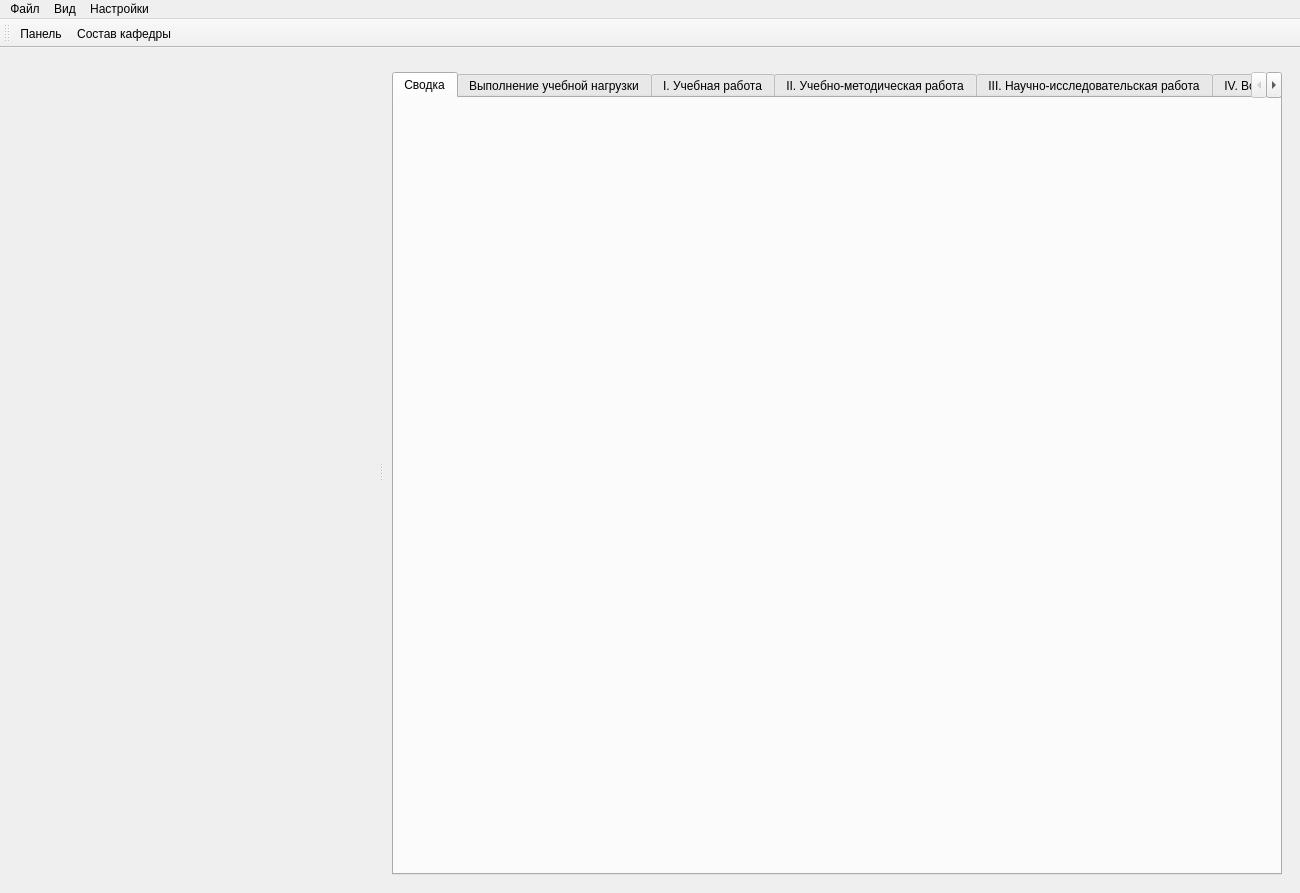
<?xml version="1.0" encoding="UTF-8"?>
<ui version="4.0">
 <class>MainWindow</class>
 <widget class="QMainWindow" name="MainWindow">
  <property name="geometry">
   <rect>
    <x>0</x>
    <y>0</y>
    <width>1300</width>
    <height>893</height>
   </rect>
  </property>
  <property name="windowTitle">
   <string>Индивидуальный план</string>
  </property>
  <property name="windowIcon">
   <iconset resource="res.qrc">
    <normaloff>:/img/img/icon.png</normaloff>:/img/img/icon.png</iconset>
  </property>
  <widget class="QWidget" name="centralwidget">
   <layout class="QVBoxLayout" name="verticalLayout_6">
    <item>
     <widget class="QSplitter" name="s_mainSplitter">
      <property name="frameShape">
       <enum>QFrame::NoFrame</enum>
      </property>
      <property name="frameShadow">
       <enum>QFrame::Plain</enum>
      </property>
      <property name="orientation">
       <enum>Qt::Horizontal</enum>
      </property>
      <widget class="FacultyPanel" name="w_facultyPanel" native="true"/>
      <widget class="QWidget" name="layoutWidget">
       <layout class="QVBoxLayout" name="verticalLayout_5">
        <item>
         <widget class="Header" name="w_header" native="true"/>
        </item>
        <item>
         <widget class="QStackedWidget" name="stackedWidget">
          <property name="currentIndex">
           <number>2</number>
          </property>
          <widget class="QWidget" name="page_3">
           <layout class="QVBoxLayout" name="verticalLayout">
            <item>
             <widget class="QLabel" name="label_2">
              <property name="font">
               <font>
                <pointsize>14</pointsize>
               </font>
              </property>
              <property name="text">
               <string>Выберите преподавателя</string>
              </property>
              <property name="alignment">
               <set>Qt::AlignCenter</set>
              </property>
             </widget>
            </item>
            <item>
             <spacer name="verticalSpacer_2">
              <property name="orientation">
               <enum>Qt::Vertical</enum>
              </property>
              <property name="sizeHint" stdset="0">
               <size>
                <width>20</width>
                <height>743</height>
               </size>
              </property>
             </spacer>
            </item>
           </layout>
          </widget>
          <widget class="QWidget" name="page">
           <layout class="QVBoxLayout" name="verticalLayout_3">
            <item>
             <widget class="QLabel" name="label">
              <property name="font">
               <font>
                <pointsize>14</pointsize>
               </font>
              </property>
              <property name="text">
               <string>План не создан</string>
              </property>
              <property name="alignment">
               <set>Qt::AlignCenter</set>
              </property>
             </widget>
            </item>
            <item>
             <layout class="QHBoxLayout" name="horizontalLayout">
              <item>
               <spacer name="horizontalSpacer">
                <property name="orientation">
                 <enum>Qt::Horizontal</enum>
                </property>
                <property name="sizeHint" stdset="0">
                 <size>
                  <width>40</width>
                  <height>20</height>
                 </size>
                </property>
               </spacer>
              </item>
              <item>
               <widget class="QPushButton" name="btn_create">
                <property name="text">
                 <string>Создать</string>
                </property>
               </widget>
              </item>
              <item>
               <spacer name="horizontalSpacer_2">
                <property name="orientation">
                 <enum>Qt::Horizontal</enum>
                </property>
                <property name="sizeHint" stdset="0">
                 <size>
                  <width>40</width>
                  <height>20</height>
                 </size>
                </property>
               </spacer>
              </item>
             </layout>
            </item>
            <item>
             <spacer name="verticalSpacer">
              <property name="orientation">
               <enum>Qt::Vertical</enum>
              </property>
              <property name="sizeHint" stdset="0">
               <size>
                <width>20</width>
                <height>773</height>
               </size>
              </property>
             </spacer>
            </item>
           </layout>
          </widget>
          <widget class="QWidget" name="page_2">
           <layout class="QVBoxLayout" name="verticalLayout_2">
            <item>
             <widget class="QTabWidget" name="tabWidget">
              <property name="tabPosition">
               <enum>QTabWidget::North</enum>
              </property>
              <property name="tabShape">
               <enum>QTabWidget::Rounded</enum>
              </property>
              <property name="currentIndex">
               <number>0</number>
              </property>
              <widget class="FormTotalTime" name="tab_totalTime">
               <attribute name="title">
                <string>Сводка</string>
               </attribute>
              </widget>
              <widget class="QWidget" name="tab_educationFactical">
               <attribute name="title">
                <string>Выполнение учебной нагрузки</string>
               </attribute>
              </widget>
              <widget class="PageEducationWork" name="tab_educationWork">
               <attribute name="title">
                <string>I. Учебная работа</string>
               </attribute>
              </widget>
              <widget class="FormGenerikWork" name="tab_metod">
               <attribute name="title">
                <string>II. Учебно-методическая работа</string>
               </attribute>
              </widget>
              <widget class="FormGenerikWork" name="tab_research">
               <attribute name="title">
                <string>III. Научно-исследовательская работа</string>
               </attribute>
              </widget>
              <widget class="FormGenerikWork" name="tab_sport">
               <attribute name="title">
                <string>IV. Воспитательная и спортивная работа</string>
               </attribute>
              </widget>
              <widget class="FormGenerikWork" name="tab_other">
               <attribute name="title">
                <string>V. Другие виды работ</string>
               </attribute>
              </widget>
             </widget>
            </item>
           </layout>
          </widget>
         </widget>
        </item>
       </layout>
      </widget>
     </widget>
    </item>
   </layout>
  </widget>
  <widget class="QToolBar" name="toolBar">
   <property name="windowTitle">
    <string>toolBar</string>
   </property>
   <attribute name="toolBarArea">
    <enum>TopToolBarArea</enum>
   </attribute>
   <attribute name="toolBarBreak">
    <bool>false</bool>
   </attribute>
   <addaction name="a_showFacultyPanel"/>
   <addaction name="a_depStaffEdit"/>
  </widget>
  <widget class="QMenuBar" name="menuBar">
   <property name="geometry">
    <rect>
     <x>0</x>
     <y>0</y>
     <width>1300</width>
     <height>22</height>
    </rect>
   </property>
   <widget class="QMenu" name="menu">
    <property name="title">
     <string>Файл</string>
    </property>
    <addaction name="a_exit"/>
   </widget>
   <widget class="QMenu" name="menu_2">
    <property name="title">
     <string>Вид</string>
    </property>
    <addaction name="a_showFacultyPanel"/>
   </widget>
   <widget class="QMenu" name="menu_3">
    <property name="title">
     <string>Настройки</string>
    </property>
    <addaction name="a_depStaffEdit"/>
   </widget>
   <addaction name="menu"/>
   <addaction name="menu_2"/>
   <addaction name="menu_3"/>
  </widget>
  <action name="a_exit">
   <property name="text">
    <string>Выход</string>
   </property>
  </action>
  <action name="a_showFacultyPanel">
   <property name="checkable">
    <bool>true</bool>
   </property>
   <property name="icon">
    <iconset resource="res.qrc">
     <normaloff>:/img/img/plans_panel.png</normaloff>:/img/img/plans_panel.png</iconset>
   </property>
   <property name="text">
    <string>Панель</string>
   </property>
   <property name="toolTip">
    <string>Скрыть/Показать панель учебных планов</string>
   </property>
   <property name="menuRole">
    <enum>QAction::NoRole</enum>
   </property>
  </action>
  <action name="a_depStaffEdit">
   <property name="icon">
    <iconset resource="res.qrc">
     <normaloff>:/img/img/config-users.png</normaloff>:/img/img/config-users.png</iconset>
   </property>
   <property name="text">
    <string>Состав кафедры</string>
   </property>
  </action>
 </widget>
 <customwidgets>
  <customwidget>
   <class>FacultyPanel</class>
   <extends>QWidget</extends>
   <header>faculty/facultypanel.h</header>
   <container>1</container>
  </customwidget>
  <customwidget>
   <class>Header</class>
   <extends>QWidget</extends>
   <header>header/header.h</header>
   <container>1</container>
  </customwidget>
  <customwidget>
   <class>PageEducationWork</class>
   <extends>QWidget</extends>
   <header>educationwork/pageeducationwork.h</header>
   <container>1</container>
  </customwidget>
  <customwidget>
   <class>FormTotalTime</class>
   <extends>QWidget</extends>
   <header>totaltime/formtotaltime.h</header>
   <container>1</container>
  </customwidget>
  <customwidget>
   <class>FormGenerikWork</class>
   <extends>QWidget</extends>
   <header>generic/formgenerikwork.h</header>
   <container>1</container>
  </customwidget>
 </customwidgets>
 <resources>
  <include location="res.qrc"/>
 </resources>
 <connections/>
</ui>
